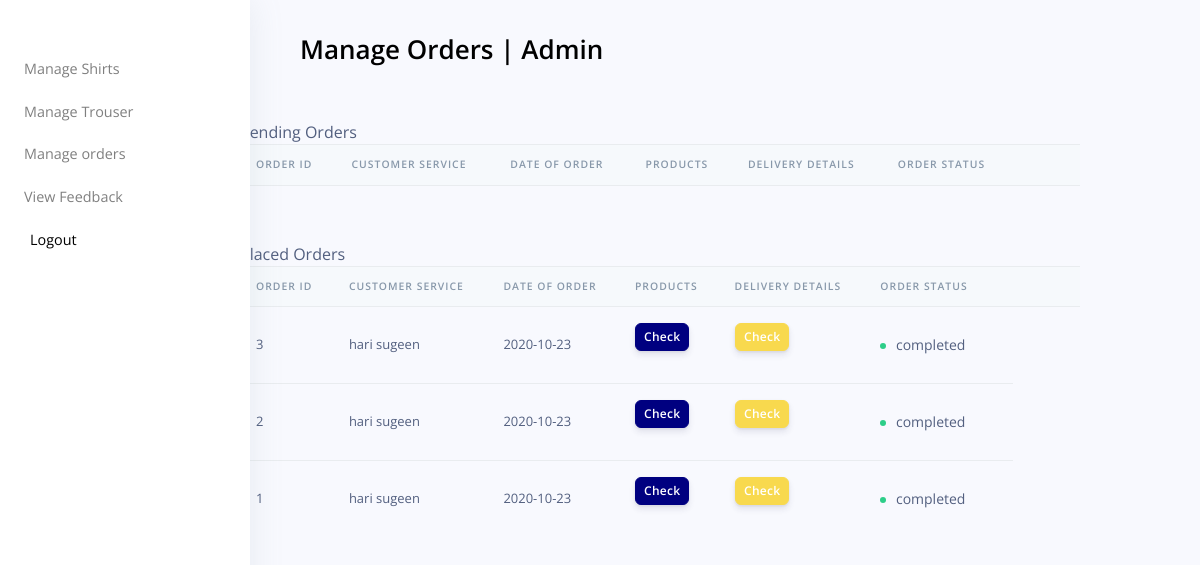
Page /FRONTEND/ADMIN/ManageOrders.php (signed in) on the committed database.
### tables this page shows
CREATE TABLE `orders_tbl` (
  `Order_id` int(20) NOT NULL,
  `CID` int(20) NOT NULL,
  `OrderStatus` varchar(50) NOT NULL DEFAULT 'Processing',
  `DateOfOrder` date NOT NULL
);

CREATE TABLE `customers_tbl` (
  `CustomerID` int(20) NOT NULL,
  `Firstname` varchar(100) NOT NULL,
  `Lastname` varchar(100) NOT NULL,
  `Email` varchar(100) NOT NULL,
  `Password` text NOT NULL,
  `City` varchar(100) NOT NULL,
  `StreetAddress` varchar(200) NOT NULL
);

### FRONTEND/ADMIN/ManageOrders.php (the view, shortened to what this page needs)
<?php
require '../../Includes/connection.php';
 ?>
<!doctype html>
<html>
<head>
	<link type="text/css" rel="stylesheet" href="../../CSS/ADMIN/manageorderstyle.css">
<link href="../../assets/vendor/nucleo/css/nucleo.css" rel="stylesheet">
<link href="../../assets/vendor/@fortawesome/fontawesome-free/css/all.min.css" rel="stylesheet">
<link type="text/css" href="../../assets/css/argon.css" rel="stylesheet">
</head>
<body>
	    <?php if (isset($_SESSION['admin_'])) {
      require '../../Includes/admin.navbar.php';
      ?>
	<div class="header">
	<h1>Manage Orders | Admin</h1>
	</div>
	<div class="pending-order-tab">
	<div class="pending-order-header">
			<h>Pending Orders</h>
		</div>
		<div class="pending-order-table">
<form class="" action="../../PHP/ADMIN/admin.process-orders.php" method="post">
		<div class="table-responsive">
    <table class="table align-items-center">
    <thead class="thead-light">
        <tr>
            <th scope="col">Order ID</th>
            <th scope="col">Customer Service</th>
            <th scope="col">Date Of Order</th>
            <th scope="col">Products</th>
            <th scope="col">Delivery Details</th>
			<th scope="col">Order Status</th>
			<th scope="col"></th>
            <th scope="col"></th>
        </tr>
    </thead>
</table>
</div>
</form>
		</div>
	</div>
	<div class="placed-order-tab">
	<div class="placed-order-header">
			<h>Placed Orders</h>
			<div class="table-responsive">
	    <table class="table align-items-center">
	    <thead class="thead-light">
	        <tr>
	            <th scope="col">Order ID</th>
	            <th scope="col">Customer Service</th>
	            <th scope="col">Date Of Order</th>
	            <th scope="col">Products</th>
	            <th scope="col">Delivery Details</th>
				<th scope="col">Order Status</th>
				<th scope="col"></th>
	            <th scope="col"></th>
	        </tr>
	    </thead>
	    <tbody>
	            <?php
	              $order="SELECT * FROM orders_tbl where OrderStatus='Processed' ORDER BY Order_id DESC";
	              $result= mysqli_query($conn,$order);
	              while($row=mysqli_fetch_array($result)){
	                $sql="SELECT * FROM customers_tbl WHERE CustomerID=".$row['CID'];
	                $res= mysqli_query($conn, $sql);
	                $fname ='';
	                $lname='';
	                while ($user_details= mysqli_fetch_assoc($res)) {
	                  $fname= $user_details['Firstname'];
	                  $lname=$user_details['Lastname'];
	                }
	            ?>
	           <tr>
	                <td><?php echo $row['Order_id']; ?></td>
	                <td><?php echo $fname.' '.$lname; ?></td>
	                <td><?php echo $row['DateOfOrder']; ?></td>
	                <td><button type="button" class="btn btn-sm btn-primary mb-3" data-toggle="modal" data-target="#modal-default<?php echo $row['Order_id'];?>">Check</button></td>
	 				<td><button type="button" class="btn btn-sm btn-info mb-3" data-toggle="modal" data-target="#modal-default1<?php echo $row['Order_id'];?>">Check</button></td>
					 <td>
	                <span class="badge badge-dot mr-4">
	                  <i class="bg-success"></i> completed
	                </span>
	            </td>
	        </tr>
	      <?php }?>
	    </tbody>
	</table>
	</div>
		</div>
	</div>
	  <?php
}
    elseif (!isset($_SESSION['admin_'])) {
		header("location:index.php");
    }
       ?>
</body>
</html>

### CSS/ADMIN/manageorderstyle.css (style rules this page uses)
.header { width: 100%; height: 50px; margin-top: 10px; }
.header h1 { margin-left: 300px; color: black; }
.pending-order-tab { width: 70%; height: 80%; margin-left: 20%; margin-top: 40px; }
.placed-order-tab { width: 70%; height: 80%; margin-top: 40px; margin-left: 20%; }

### rows in the picture
orders_tbl: Order_id "3", customers_tbl.Firstname "hari", customers_tbl.Lastname "sugeen", DateOfOrder "2020-10-23"
orders_tbl: Order_id "2", customers_tbl.Firstname "hari", customers_tbl.Lastname "sugeen", DateOfOrder "2020-10-23"
orders_tbl: Order_id "1", customers_tbl.Firstname "hari", customers_tbl.Lastname "sugeen", DateOfOrder "2020-10-23"
